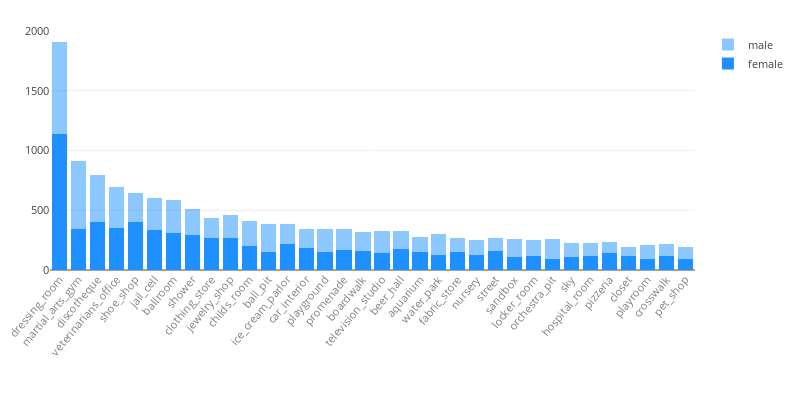

This figure's notebook cell:
### Code cell
gender_ages_data = pd.merge(gender_table[['mean', 'id']], ages_table[['25 per', 'id']], on='id')

tags = [x[0].split("/")[0] for x in scenes_result]
tags.remove('beauty_salon')
vis_table1 = gender_table

dd = []
for loc in list(data1.keys()):
    cn = Counter()
    for photo in data1[loc]:
        for category, val in data1[loc][photo]['categories'].items():
            cn[category] += float(val)
    dd.append([loc, cn])
    
dd1 = []
for x in dd:
    dd1.append([x[0]] + [x[1][tag] for tag in tags])
    
tags_info = pd.DataFrame(dd1)
tags_info.columns=["id"] + tags

vis_table1 = pd.merge(vis_table1, tags_info, on='id')

#<0.5 male
#>0.5 female

x, y1, y2 = [],[],[]
for tag in tags:
    try:
        val1 = sum(vis_table1[vis_table1['mean']>np.median(vis_table1['mean'])][tag])
        val2 = sum(vis_table1[vis_table1['mean']<=np.median(vis_table1['mean'])][tag])
        if val1 and val2:
            y1.append(val1)
            y2.append(val2)
            x.append(tag)
        else:
            #print(tag)
            pass
    except:
        #print(tag)
        pass

marker_style = dict(color='dodgerblue')

data = [go.Bar(x=x, y=y1, name='female',
                hoverinfo="y", marker=marker_style),
        go.Bar(x=x, y=y2, name='male', opacity=0.5,
                hoverinfo="y", marker=marker_style)]

margin = go.layout.Margin(t=30, b=130, l=50)
               
layout = go.Layout(height=400, width=800, margin=margin,
                   showlegend=True, xaxis=dict(tickangle=-50, color='grey'), 
                   font=dict(size=11), barmode='stack')

fig = go.Figure(data=data, layout=layout)

py.iplot(fig, show_link=False)

### Figure 1 — Plotly figure (JSON) as saved in the notebook; plotly's stock layout.template omitted (floating-point values rounded to 4 significant figures)
{"data": [{"hoverinfo": "y", "marker": {"color": "dodgerblue"}, "name": "female", "type": "bar", "uid": "864b4dba-c2ef-11e8-84cf-3c15c2cf2370", "x": ["dressing_room", "martial_arts_gym", "discotheque", "veterinarians_office", "shoe_shop", "jail_cell", "ballroom", "shower", "clothing_store", "jewelry_shop", "childs_room", "ball_pit", "ice_cream_parlor", "car_interior", "playground", "promenade", "boardwalk", "television_studio", "beer_hall", "aquarium", "water_park", "fabric_store", "nursery", "street", "sandbox", "locker_room", "orchestra_pit", "sky", "hospital_room", "pizzeria", "closet", "playroom", "crosswalk", "pet_shop"], "y": [1135.0, 341.4, 398.0, 351.1, 400.3, 331.5, 306.6, 288.9, 267.6, 264.3, 198.3, 153.0, 215.0, 182.5, 148.2, 167.5, 162.1, 139.5, 178.9, 147.2, 128.4, 147.7, 122.0, 155.1, 106.2, 117.4, 95.67, 107.1, 113.2, 138.6, 115.2, 90.31, 114.9, 96.14]}, {"hoverinfo": "y", "marker": {"color": "dodgerblue"}, "name": "male", "opacity": 0.5, "type": "bar", "uid": "864b4f62-c2ef-11e8-ab85-3c15c2cf2370", "x": ["dressing_room", "martial_arts_gym", "discotheque", "veterinarians_office", "shoe_shop", "jail_cell", "ballroom", "shower", "clothing_store", "jewelry_shop", "childs_room", "ball_pit", "ice_cream_parlor", "car_interior", "playground", "promenade", "boardwalk", "television_studio", "beer_hall", "aquarium", "water_park", "fabric_store", "nursery", "street", "sandbox", "locker_room", "orchestra_pit", "sky", "hospital_room", "pizzeria", "closet", "playroom", "crosswalk", "pet_shop"], "y": [772.3, 572.9, 394.1, 340.0, 246.3, 267.2, 276.6, 218.8, 168.5, 197.6, 210.3, 230.8, 168.8, 158.5, 198.4, 177.6, 158.8, 182.8, 147.6, 130.0, 175.8, 117.4, 132.4, 113.1, 150.0, 134.6, 166.3, 121.3, 111.1, 95.87, 75.14, 117.8, 102.7, 99.12]}], "layout": {"barmode": "stack", "font": {"size": 11}, "height": 400, "margin": {"b": 130, "l": 50, "t": 30}, "showlegend": true, "width": 800, "xaxis": {"color": "grey", "tickangle": -50}}}
